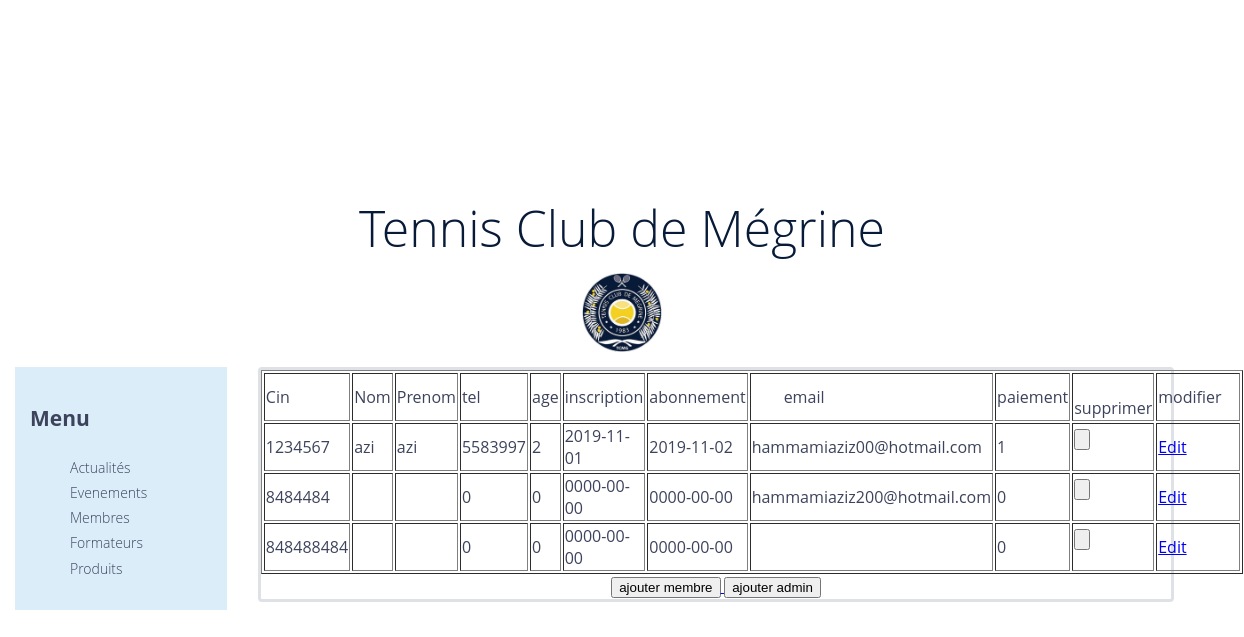
/view/membres.php (signed in), run on the app's committed database.
### tables this page shows
CREATE TABLE IF NOT EXISTS `membres` (
  `cin` int(11) NOT NULL,
  `nom` varchar(50) NOT NULL,
  `prenom` varchar(50) NOT NULL,
  `tel` int(11) NOT NULL,
  `age` int(11) NOT NULL,
  `inscription` date NOT NULL,
  `abonnement` date NOT NULL,
  `email` varchar(50) NOT NULL,
  `mdp` varchar(50) NOT NULL,
  `paiement` tinyint(1) NOT NULL,
  `role` varchar(10) NOT NULL,
  PRIMARY KEY (`cin`)
);

### core/membrec.php (called while the page is built, shortened)
<?PHP
class membrec
{
	function affichermembres()
	{
		$sql = "SELECT * From membres";
		$db = config::getConnexion();
		try {
			$liste = $db->query($sql);
			return $liste;
		} catch (Exception $e) {
			die('Erreur: ' . $e->getMessage());
		}
	}
	}

### view/membres.php (the view, shortened to what this page needs)
<html>
    <head>
        <link type="text/css" rel="stylesheet" href="style.css">
    </head>
    <body>
        <?PHP
            include "../core/membrec.php";
            $membre1c = new membrec();
            $liste = $membre1c->affichermembres();
        ?>
        <div class="entete">
            <p>Tennis Club de Mégrine</p>
            <img class="logo" src="logo.png" width="80"></br>
        </div>
        <div class="page">
            <div class="menu">
                <h2>Menu</h2>
                <ul>
                    <li><a href="actualites.php">Actualités</a></li>
                    <li><a href="evenements.php">Evenements</a></li>
                    <li><a href="membres.php">Membres</a></li>
                    <li><a href="formateurs.php">Formateurs</a></li>
                    <li><a href="produits.php">Produits</a></li>
                </ul>
            </div>
            <div class="content">
                <table border="1" class="center">
                        <tr>
                            <td class="th">Cin</td>
                            <td class="th" >Nom</td>
                            <td class="th" >Prenom</td>
                            <td class="th" >tel</td>
                            <td class="th" >age</td>
                            <td class="th" >inscription</td>
                            <td class="th" >abonnement</td>
                            <td class="th">&emsp;&emsp;email</td>
                            <td class="th">paiement</td>
                            <td class="th" >&emsp;supprimer</td>
                            <td class="th" >modifier&emsp;</td>
                        </tr>
                        <?PHP
                        foreach ($liste as $row) {
                            ?>
                            <tr>
                                <td  class="ff"><?PHP echo $row['cin']; ?></td>
                                <td class="ff"><?PHP echo $row['nom']; ?></td>
                                <td class="ff"><?PHP echo $row['prenom']; ?></td>
                                <td class="ff" ><?PHP echo $row['tel']; ?></td>
                                <td class="ff" ><?PHP echo $row['age']; ?></td>
                                <td class="ff" ><?PHP echo $row['inscription']; ?></td>
                                <td class="ff" ><?PHP echo $row['abonnement']; ?></td>
                                <td class="ff"><?PHP echo $row['email']; ?></td>
                                <td class="ff" ><?PHP echo $row['paiement']; ?></td>
                                <td class="center">
                                    <form  id="monform "method="POST" action="supprimermembre.php">
                                        <input type="submit" class="monformm" name="supprimer" value="">
                                    </form>
                                </td>
                                <td class="ff"><a href="modifiermembre.php?cin=<?PHP echo $row['cin']; ?>">
                                        Edit</a></td>
                            </tr>
                        <?PHP
                        }
                        ?>
                    </table>
                    <a href="ajoutermembre.html"><input type="submit"  value="ajouter membre"> </a>
                    <a href="ajouteradmin.html"><input type="submit"  value="ajouter admin"> </a>
            </div>
        </div>
    </body>
</html>

### view/style.css (style rules this page uses)
body { font-family: "Open Sans", Arial, sans-serif; font-size: 14px; line-height: 1.8; font-weight: 300; color: #3d435c; box-sizing: border-box; align-content: center; margin: 0; }
.page { margin: 15px; }
.entete { text-align: center; }
p { font-size: 50px!important; color: #071a38; margin-bottom: 0px; }
.menu ul { list-style: none; }
.menu { width: 15%; float: left; line-height: 1.8; background-color: rgb(219, 237, 248); padding: 15px; }
.menu a { text-decoration: none; color: #3d435c; }
.content { text-align: center; width: 75%; margin-left: 20%; border: 3px solid #dee2e6!important; border-radius: 0.25rem!important; }

### data on the page
membres: cin "1234567", nom "azi", prenom "azi", tel "5583997", age "2", inscription "2019-11-01", abonnement "2019-11-02", email "hammamiaziz00@hotmail.com", paiement "1"
membres: cin "8484484", tel "0", age "0", inscription "0000-00-00", abonnement "0000-00-00", email "hammamiaziz200@hotmail.com", paiement "0"
membres: cin "848488484", tel "0", age "0", inscription "0000-00-00", abonnement "0000-00-00", paiement "0"
